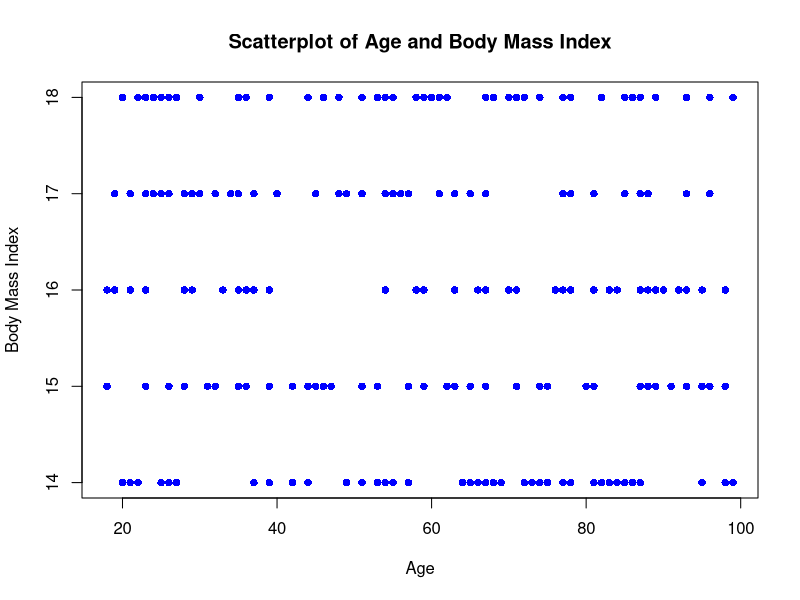

R code for this plot:

# a)
set.seed(7916025)
data_count = 250
age <- sample(c(18:99),data_count, replace = T)
set.seed(7916025)
sex <- as.factor(sample(c("male","female"),data_count, replace = T))
set.seed(7916025)
education_levels <- as.factor(sample(c("No education","Primary","Secondary","Beyond Secondary"),data_count,replace = T))
set.seed(7916025)
socio_economic_status <- as.factor(sample(c("Low","Medium","High"),data_count,replace = T))
set.seed(7916025)
BMI <- sample(c(14:18),data_count, replace = T)

dataset8 <- data.frame(age,sex,education_levels,socio_economic_status,BMI)



# b
plot(dataset8$age, dataset8$BMI, main = "Scatterplot of Age and Body Mass Index",
     xlab = "Age", ylab = "Body Mass Index", pch = 16, col = "blue")

# Interpretation:



# d
correlation_coefficient <- cor(dataset8$age, dataset8$BMI, method = "pearson")
cat("Correlation Coefficient (Pearson):", correlation_coefficient, "\n")



# e


cor_test_result <- cor.test(dataset8$age, dataset8$BMI, method = "pearson")

# p-value of the test
p_value <- cor_test_result$p.value
cat("p-value:", p_value, "\n")

if (p_value < 0.05) {
  cat("The correlation coefficient is statistically significant at the 5% level.\n")
} else {
  cat("The correlation coefficient is not statistically significant at the 5% level.\n")
}
